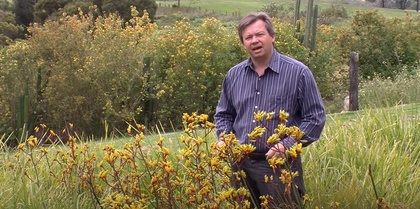
%> input picture image.jpg, 420 x 209 px, shrunk from 1254 x 624 before the run
$ octave --eval "result = in_LOG_exp(imread('image.jpg'));"   (GNU Octave 9; MATLAB toolbox functions it lacks are replaced by stand-ins)
%> lines starting %> are read from the running program, lines starting %| are printed output that depends on the picture
function [ expT ] = in_LOG_exp( img )
[H W L]=size(img);
%> H = 209; W = 420; L = 3
result=zeros(H,W,L);
img=im2double(img);
result=im2double(result);
for i=1:H
    for j=1:W
        if L==3
            result(i,j,1)=2*log(img(i,j,1)+1);
            result(i,j,2)=2*log(img(i,j,2)+1);
            result(i,j,3)=2*log(img(i,j,3)+1);
        else
            result(i,j)=2*log(img(i,j)+1);
        end

    end
end
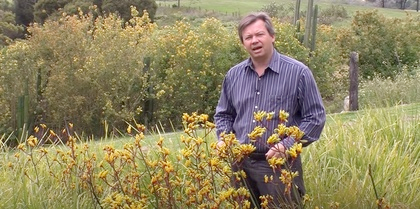
%> result: size 209x420x3 double; mean R, G, B 0.783, 0.726, 0.521; drawn with min black and max white
for i=1:H
    for j=1:W
        E(i,j)=exp(result(i,j));
    end
end
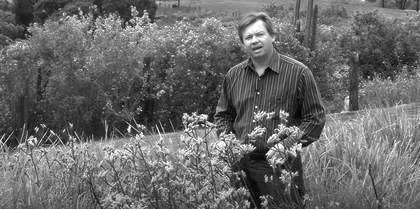
%> E: size 209x420 double; min 1.01, max 4, mean 2.25; drawn with min black and max white
expT=E;
imshow(expT,[]),title('Inverse OF LOG');
end

$ run again, on 1.bmp
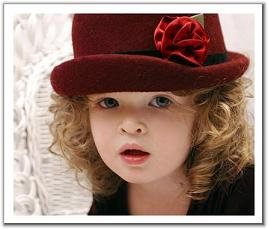
%> input picture 1.bmp, 268 x 229 px
%> after the loop in in_LOG_exp, `for i=1:H`:
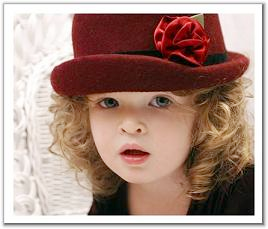
%> result: size 229x268x3 double; mean R, G, B 0.929, 0.775, 0.716; drawn with min black and max white
%> after the loop in in_LOG_exp, `for i=1:H`:
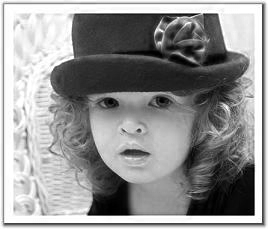
%> E: size 229x268 double; min 1, max 4, mean 2.73; drawn with min black and max white

$ run again, on cameraman.tif
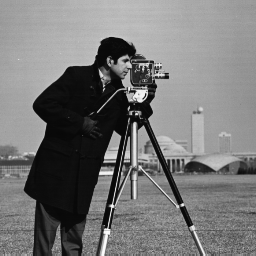
%> input picture cameraman.tif, 256 x 256 px
%> after the loop in in_LOG_exp, `for i=1:H`:
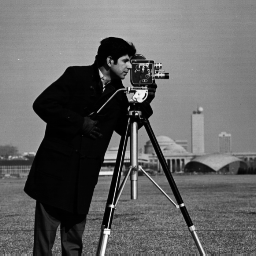
%> E: size 256x256 double; min 1.06, max 3.97, mean 2.21; drawn with min black and max white
